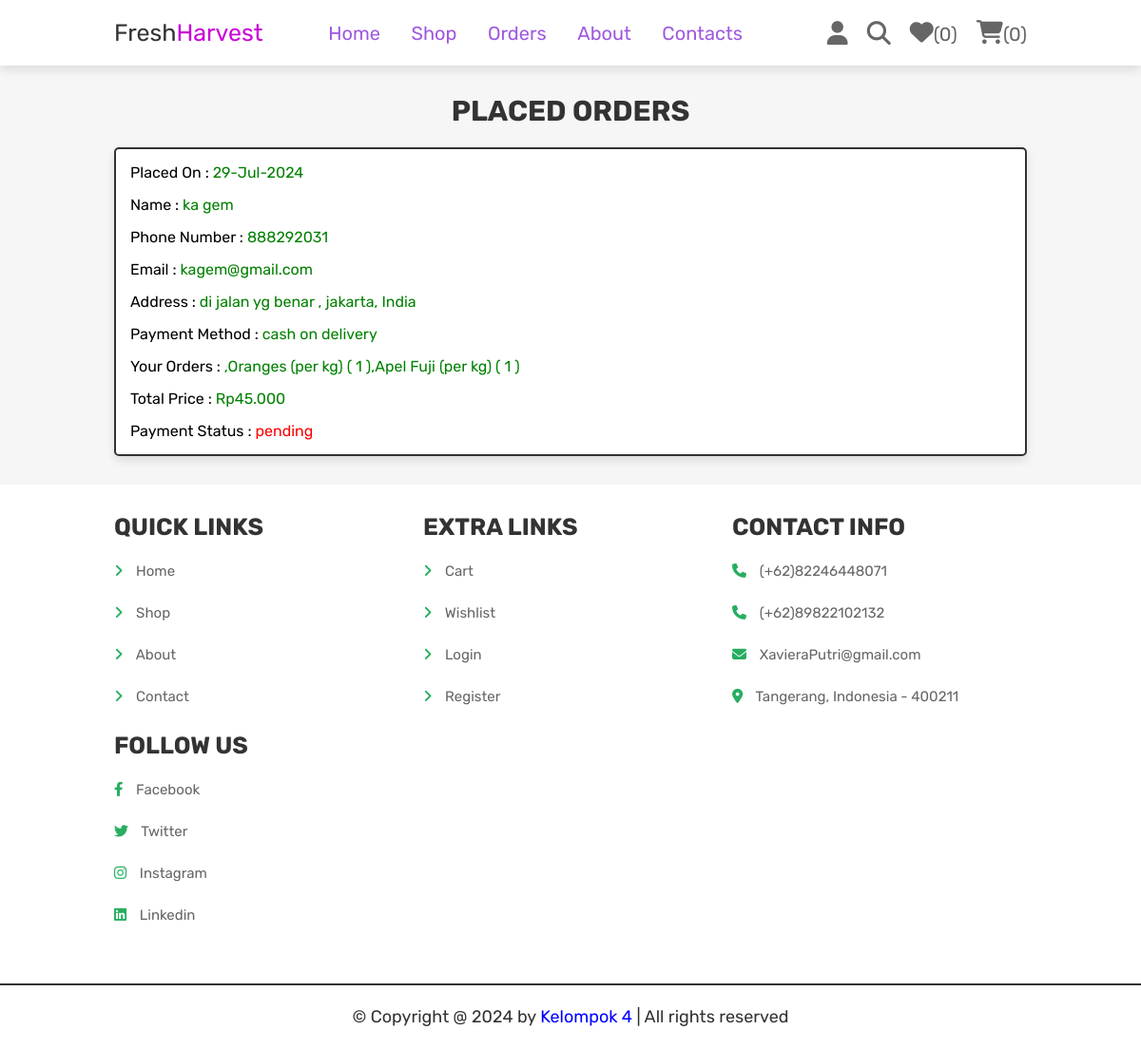
The app's page /orders.php (signed in) with its own data.
### tables this page shows
CREATE TABLE `orders` (
  `id` int(100) NOT NULL,
  `user_id` int(100) NOT NULL,
  `name` varchar(100) NOT NULL,
  `number` varchar(15) NOT NULL,
  `email` varchar(100) NOT NULL,
  `method` varchar(50) NOT NULL,
  `address` varchar(500) NOT NULL,
  `total_products` varchar(1000) NOT NULL,
  `total_price` decimal(10,3) NOT NULL,
  `placed_on` varchar(50) NOT NULL,
  `payment_status` varchar(20) NOT NULL DEFAULT 'pending'
);

### orders.php (the view, shortened to what this page needs)
<?php
@include 'config.php';
$user_id = $_SESSION['user_id'];
?>
<!DOCTYPE html>
<html lang="en">
<head>
   <link rel="stylesheet" href="https://cdnjs.cloudflare.com/ajax/libs/font-awesome/6.1.1/css/all.min.css">
   <link rel="stylesheet" href="css/style.css">
</head>
<body>
<?php include 'header.php'; ?>
<section class="placed-orders">
   <h1 class="tittle">placed orders</h1>
   <div class="box-container">
   <?php
      $select_orders = $conn->prepare("SELECT * FROM `orders` WHERE user_id = ?");
      $select_orders->execute([$user_id]);
      if($select_orders->rowCount() > 0){
         while($fetch_orders = $select_orders->fetch(PDO::FETCH_ASSOC)){
   ?>
   <div class="box">
      <p> Placed On : <span><?= $fetch_orders['placed_on']; ?></span> </p>
      <p> Name : <span><?= $fetch_orders['name']; ?></span> </p>
      <p> Phone Number : <span><?= $fetch_orders['number']; ?></span> </p>
      <p> Email : <span><?= $fetch_orders['email']; ?></span> </p>
      <p> Address : <span><?= $fetch_orders['address']; ?></span> </p>
      <p> Payment Method : <span><?= $fetch_orders['method']; ?></span> </p>
      <p> Your Orders : <span><?= $fetch_orders['total_products']; ?></span> </p>
      <p> Total Price : <span>Rp<?= $fetch_orders['total_price']; ?></span> </p>
      <p> Payment Status : <span style="color:<?php if($fetch_orders['payment_status'] == 'pending'){ echo 'red'; }else{ echo 'green'; }; ?>"><?= $fetch_orders['payment_status']; ?></span> </p>
   </div>
   <?php
      }
   }else{
      echo '<p class="empty">no orders placed yet!</p>';
   }
   ?>
   </div>
</section>
<?php include 'footer.php'; ?>
</body>
</html>

### CSS/style.css (style rules this page uses)
.placed-orders .box-container { display: flex; flex-wrap: wrap; gap: 1rem; align-items: stretch; }
.placed-orders .box-container .box { padding: 0.75rem 1.5rem; flex: 1 1 30rem; border: var(--border); background-color: var(--white); box-shadow: var(--box-shadow); border-radius: 0.5rem; display: flex; flex-direction: column; justify-content: space-between; }
.placed-orders .box-container .box p { margin: 0.5rem 0; line-height: 1.5; font-size: 1.6rem; color: black; }
.placed-orders .box-container .box p span { color: green; }

### CSS/components.css (style rules this page uses)
:root { --green:#27ae60; --orange:#f39c12; --red:#e74c3c; --black:#333; --light-color:#666; --white:#fff; --light-bg:#f6f6f6; --border:.2rem solid var(--black); --box-shadow:0 .5rem 1rem rgba(0,0,0,.1); }
* { font-family: 'Rubik',sans-serif; margin: 0; padding: 0; box-sizing: border-box; outline: none; border: none; text-decoration: none; color: var(--black); }
body { background-color: var(--light-bg); }
html { font-size: 62.5%; overflow-x: hidden; scroll-behavior: smooth; scroll-padding-top: 6.5rem; }
section { padding: 3rem 2rem; max-width: 1000px; margin: 0 auto; }
.tittle { text-align: center; margin-bottom: 2rem; text-transform: uppercase; color: var(--black); font-size: 3rem; }

### records on screen
orders: placed_on "29-Jul-2024", name "ka gem", number "888292031", email "kagem@gmail.com", address "di jalan yg benar , jakarta, India", method "cash on delivery", total_products ",Oranges (per kg) ( 1 ),Apel Fuji (per kg) ( 1 )", total_price "45.000", payment_status "pending"

### other values on screen
$count_wishlist_items->rowCount() "0"
$count_cart_items->rowCount() "0"
